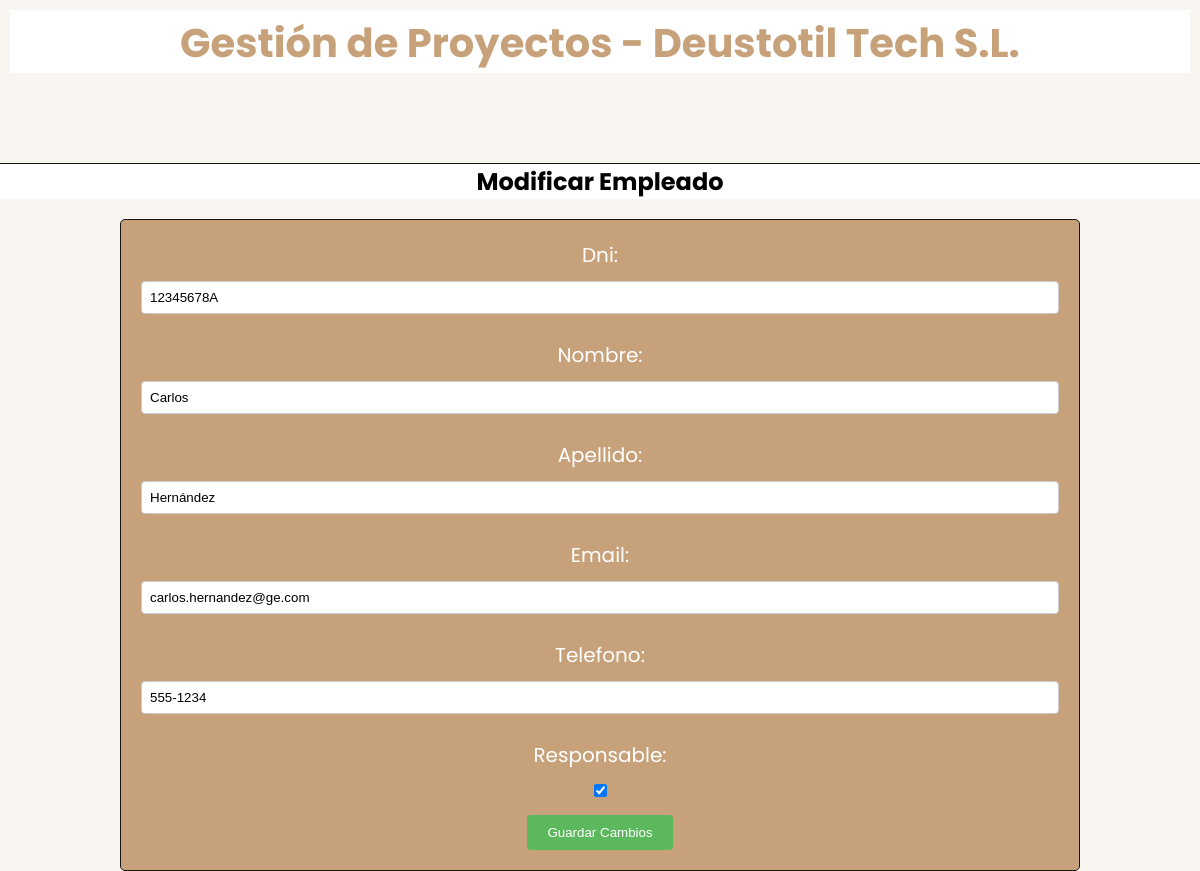
Screenshot of /DjangoGePrApp/modificarEmpleado/1/ with the database file from the repository.
### DjangoGePrApp/models.py (models this page shows, shortened)
class Empleado(models.Model):
    dni = models.CharField(max_length=20, unique=True)
    nombre = models.CharField(max_length=100)
    apellido = models.CharField(max_length=100)
    email = models.EmailField()
    telefono = models.CharField(max_length=20)
    responsable = models.BooleanField(default=False)

### DjangoGePrApp/views.py (the view)
# urls.py: path('modificarEmpleado/<int:empleado_id>/', views.modificarEmpleado, name='modificarEmpleado'),
def modificarEmpleado(request, empleado_id):
    empleado = Empleado.objects.get(pk=empleado_id)
    form = EmpleadoForm(instance=empleado)
    if request.method == 'POST':
        form = EmpleadoForm(request.POST, instance=empleado)
        if form.is_valid():
            form.save()
            return redirect('listados')
    context = {'titulo_pagina' : 'Modificar Empleado', 'form' : form}
    return render(request, 'modificarEmpleado.html', context)

### DjangoGePrApp/forms.py
class EmpleadoForm(ModelForm):
    class Meta:
        model = Empleado
        fields = '__all__'

### DjangoGePrApp/templates/modificarEmpleado.html (shortened to what this page needs)
{% extends "header.html" %}
{% block contenido %}
<form class="formulario" action="#" method="POST">
{{ form }}
<button type="submit">Guardar Cambios</button>
</form>
{% endblock %}

### static/style.css (style rules this page uses)
:root { --primary-color: #c7a17a; --background-color: #f9f5f0; --dark-color: #151515; --accent-color: #efa162; --form-background: #5cb85c; --form-hover: #4cae4c; --btn-blue: rgb(0, 162, 255); --btn-yellow: rgb(226, 226, 84); --btn-red: rgb(241, 64, 64); }
body, html { height: 100%; font-family: 'Poppins', sans-serif; font-size: 62.5%; box-sizing: border-box; margin: 0; padding: 0; background-color: var(--background-color); }
* { margin: 0; padding: 0; box-sizing: border-box; }
input, button { outline: none; border: none; }
.formulario, .detallesProyecto, .detallesTarea, .detallesEmpleado, .detallesCliente { margin: 20px auto; padding: 20px; border: 1px solid var(--dark-color); background-color: var(--primary-color); border-radius: 5px; width: 80%; text-align: center; color: white; font-size: 2rem; }
.formulario div, .detallesProyecto div, .detallesTarea div, .detallesEmpleado div, .detallesCliente div { margin-bottom: 10px; }
.formulario label { display: block; margin-bottom: 5px; }
.formulario input[type="text"], .formulario input[type="email"], .formulario input[type="tel"], .formulario input[type="number"], .formulario textarea, .formulario select { width: 100%; padding: 8px; margin: 6px 0 16px; border: 1px solid #ccc; border-radius: 4px; }
button[type="submit"] { background-color: var(--form-background); color: white; padding: 1rem 2rem; border-radius: 4px; cursor: pointer; }

### rows the page displays
Empleado: dni "12345678A", nombre "Carlos", apellido "Hernández", email "carlos.hernandez@ge.com", telefono "555-1234", responsable "☑"

### other values shown
{{ titulo_pagina }} "Modificar Empleado"
